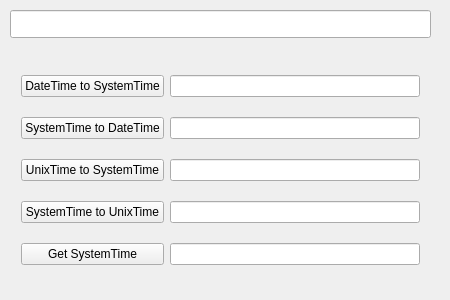
<?xml version="1.0" encoding="UTF-8"?>
<ui version="4.0">
 <class>Dialog</class>
 <widget class="QDialog" name="Dialog">
  <property name="geometry">
   <rect>
    <x>0</x>
    <y>0</y>
    <width>450</width>
    <height>300</height>
   </rect>
  </property>
  <property name="sizePolicy">
   <sizepolicy hsizetype="Fixed" vsizetype="Fixed">
    <horstretch>0</horstretch>
    <verstretch>0</verstretch>
   </sizepolicy>
  </property>
  <property name="minimumSize">
   <size>
    <width>450</width>
    <height>300</height>
   </size>
  </property>
  <property name="maximumSize">
   <size>
    <width>450</width>
    <height>300</height>
   </size>
  </property>
  <property name="windowTitle">
   <string>TimeConverter</string>
  </property>
  <widget class="QLineEdit" name="lineEdit">
   <property name="geometry">
    <rect>
     <x>10</x>
     <y>10</y>
     <width>421</width>
     <height>28</height>
    </rect>
   </property>
  </widget>
  <widget class="QWidget" name="layoutWidget">
   <property name="geometry">
    <rect>
     <x>10</x>
     <y>50</y>
     <width>421</width>
     <height>241</height>
    </rect>
   </property>
   <layout class="QGridLayout" name="gridLayout">
    <item row="0" column="0">
     <widget class="QPushButton" name="btn_dt2SysTime">
      <property name="text">
       <string>DateTime to SystemTime</string>
      </property>
      <property name="autoDefault">
       <bool>false</bool>
      </property>
     </widget>
    </item>
    <item row="0" column="1">
     <widget class="QLineEdit" name="lineEdit_dt2SysTime">
      <property name="text">
       <string/>
      </property>
     </widget>
    </item>
    <item row="1" column="0">
     <widget class="QPushButton" name="btn_sysTime2Dt">
      <property name="text">
       <string>SystemTime to DateTime</string>
      </property>
      <property name="autoDefault">
       <bool>false</bool>
      </property>
     </widget>
    </item>
    <item row="1" column="1">
     <widget class="QLineEdit" name="lineEdit_sysTime2Dt">
      <property name="text">
       <string/>
      </property>
     </widget>
    </item>
    <item row="2" column="0">
     <widget class="QPushButton" name="btn_unix2SysTime">
      <property name="text">
       <string>UnixTime to SystemTime</string>
      </property>
      <property name="autoDefault">
       <bool>false</bool>
      </property>
     </widget>
    </item>
    <item row="2" column="1">
     <widget class="QLineEdit" name="lineEdit_unix2SysTime">
      <property name="text">
       <string/>
      </property>
     </widget>
    </item>
    <item row="3" column="0">
     <widget class="QPushButton" name="btn_sysTime2UnixTime">
      <property name="text">
       <string>SystemTime to UnixTime</string>
      </property>
      <property name="autoDefault">
       <bool>false</bool>
      </property>
     </widget>
    </item>
    <item row="3" column="1">
     <widget class="QLineEdit" name="lineEdit_sysTime2UnixTime">
      <property name="text">
       <string/>
      </property>
     </widget>
    </item>
    <item row="4" column="0">
     <widget class="QPushButton" name="btn_getSysTime">
      <property name="text">
       <string>Get SystemTime</string>
      </property>
      <property name="autoDefault">
       <bool>false</bool>
      </property>
     </widget>
    </item>
    <item row="4" column="1">
     <widget class="QLineEdit" name="lineEdit_getSysTime">
      <property name="text">
       <string/>
      </property>
     </widget>
    </item>
   </layout>
  </widget>
 </widget>
 <layoutdefault spacing="6" margin="11"/>
 <resources/>
 <connections/>
</ui>
